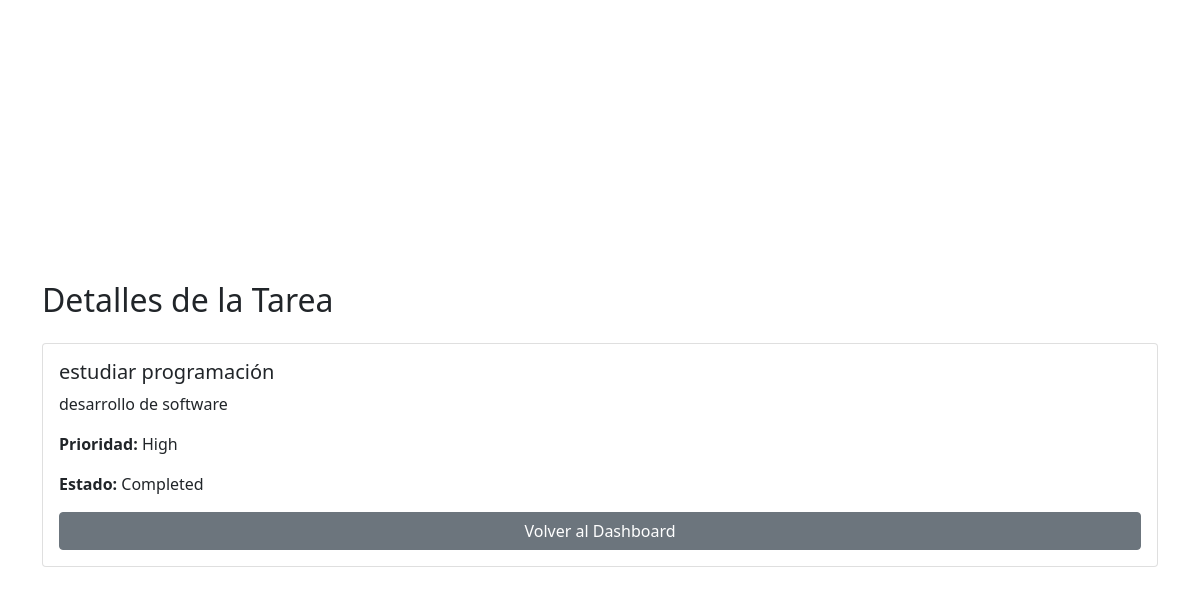
/task_detail.php?id=5 (signed in), run on the app's committed database.
### tables this page shows
CREATE TABLE `tasks` (
  `id` int(11) NOT NULL AUTO_INCREMENT,
  `title` varchar(255) NOT NULL,
  `description` text DEFAULT NULL,
  `priority` enum('low','medium','high') NOT NULL,
  `status` enum('pending','completed') DEFAULT 'pending',
  `user_id` int(11) NOT NULL,
  PRIMARY KEY (`id`),
  KEY `user_id` (`user_id`),
  CONSTRAINT `tasks_ibfk_1` FOREIGN KEY (`user_id`) REFERENCES `users` (`id`)
);

### task_detail.php (the view, shortened to what this page needs)
<?php
include 'db.php';
$task_id = $_GET['id'] ?? null;
$user_id = $_SESSION['user']['id'];
$query = "SELECT * FROM tasks WHERE id = $task_id AND user_id = $user_id";
$result = mysqli_query($conn, $query);
$task = mysqli_fetch_assoc($result);
include 'templates/header.php';
?>
<div class="container mt-5">
    <h2 class="mb-4">Detalles de la Tarea</h2>
    <div class="card">
        <div class="card-body">
            <h5 class="card-title"><?php echo $task['title']; ?></h5>
            <p class="card-text"><?php echo $task['description']; ?></p>
            <p><strong>Prioridad:</strong> <?php echo ucfirst($task['priority']); ?></p>
            <p><strong>Estado:</strong> <?php echo ucfirst($task['status']); ?></p>
            <a href="dashboard.php" class="btn btn-secondary">Volver al Dashboard</a>
        </div>
    </div>
</div>
<?php
include 'templates/footer.php';
?>

### css/styles.css (style rules this page uses)
.card { height: 100%; display: flex; flex-direction: column; justify-content: space-between; }
.card-body { display: flex; flex-direction: column; justify-content: space-between; }
.card { height: 100%; }

### data on the page
tasks: title "estudiar programación", description "desarrollo de software", priority "High", status "Completed"
